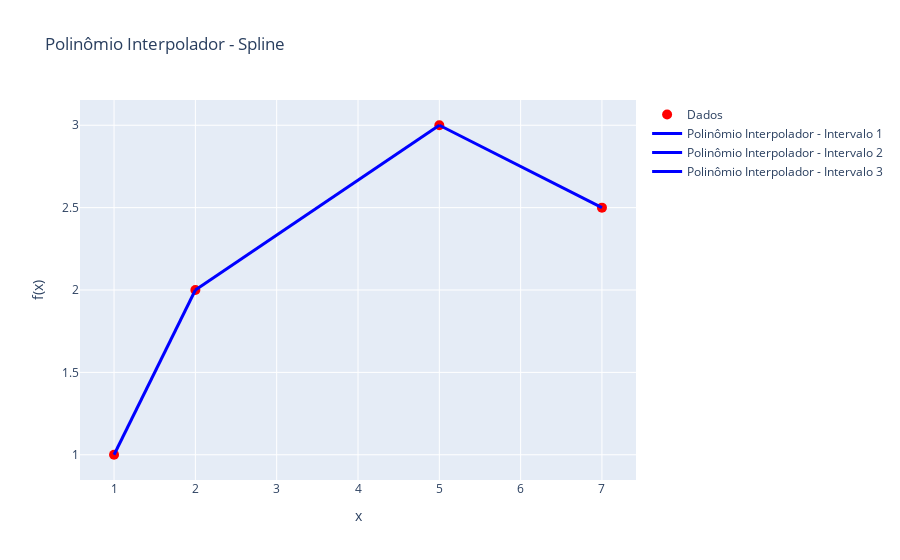

Notebook source saved alongside this figure:
### Markdown cell above
### 📊**Plot do Gráfico**

### Code cell
intervalo_1 = np.linspace(coordenadas_x[0], coordenadas_x[1])
intervalo_2 = np.linspace(coordenadas_x[1], coordenadas_x[2])
intervalo_3 = np.linspace(coordenadas_x[2], coordenadas_x[3])

y1 = intervalo_1
y2 = intervalo_2/3 + 4/3
y3 = 4.25 - 0.25* intervalo_3

trace1 = go.Scatter(x=intervalo_1, y=y1, mode='lines', name='Polinômio Interpolador - Intervalo 1', line=dict(color='blue', width=3))
trace2 = go.Scatter(x=intervalo_2, y=y2, mode='lines', name='Polinômio Interpolador - Intervalo 2', line=dict(color='blue', width=3))
trace3 = go.Scatter(x=intervalo_3, y=y3, mode='lines', name='Polinômio Interpolador - Intervalo 3', line=dict(color='blue', width=3))
markers = go.Scatter(x=coordenadas_x, y=coordenadas_y, mode='markers', name='Dados', marker=dict(color='red', size=10))

layout = go.Layout(title='Polinômio Interpolador - Spline', xaxis=dict(title='x'), yaxis=dict(title='f(x)'))

fig = go.Figure(data=[markers, trace1, trace2, trace3], layout=layout)

fig.show()

### Figure 1 — Plotly figure (JSON) as saved in the notebook; plotly's stock layout.template omitted (floating-point values rounded to 4 significant figures)
{"data": [{"marker": {"color": "red", "size": 10}, "mode": "markers", "name": "Dados", "type": "scatter", "x": [1, 2, 5, 7], "y": [1, 2, 3, 2.5]}, {"line": {"color": "blue", "width": 3}, "mode": "lines", "name": "Polinômio Interpolador - Intervalo 1", "type": "scatter", "x": [1, 1.02, 1.041, 1.061, 1.082, 1.102, 1.122, 1.143, 1.163, 1.184, 1.204, 1.224, 1.245, 1.265, 1.286, 1.306, 1.327, 1.347, 1.367, 1.388, 1.408, 1.429, 1.449, 1.469, 1.49, 1.51, 1.531, 1.551, 1.571, 1.592, 1.612, 1.633, 1.653, 1.673, 1.694, 1.714, 1.735, 1.755, 1.776, 1.796, 1.816, 1.837, 1.857, 1.878, 1.898, 1.918, 1.939, 1.959, 1.98, 2], "y": [1, 1.02, 1.041, 1.061, 1.082, 1.102, 1.122, 1.143, 1.163, 1.184, 1.204, 1.224, 1.245, 1.265, 1.286, 1.306, 1.327, 1.347, 1.367, 1.388, 1.408, 1.429, 1.449, 1.469, 1.49, 1.51, 1.531, 1.551, 1.571, 1.592, 1.612, 1.633, 1.653, 1.673, 1.694, 1.714, 1.735, 1.755, 1.776, 1.796, 1.816, 1.837, 1.857, 1.878, 1.898, 1.918, 1.939, 1.959, 1.98, 2]}, {"line": {"color": "blue", "width": 3}, "mode": "lines", "name": "Polinômio Interpolador - Intervalo 2", "type": "scatter", "x": [2, 2.061, 2.122, 2.184, 2.245, 2.306, 2.367, 2.429, 2.49, 2.551, 2.612, 2.673, 2.735, 2.796, 2.857, 2.918, 2.98, 3.041, 3.102, 3.163, 3.224, 3.286, 3.347, 3.408, 3.469, 3.531, 3.592, 3.653, 3.714, 3.776, 3.837, 3.898, 3.959, 4.02, 4.082, 4.143, 4.204, 4.265, 4.327, 4.388, 4.449, 4.51, 4.571, 4.633, 4.694, 4.755, 4.816, 4.878, 4.939, 5], "y": [2, 2.02, 2.041, 2.061, 2.082, 2.102, 2.122, 2.143, 2.163, 2.184, 2.204, 2.224, 2.245, 2.265, 2.286, 2.306, 2.327, 2.347, 2.367, 2.388, 2.408, 2.429, 2.449, 2.469, 2.49, 2.51, 2.531, 2.551, 2.571, 2.592, 2.612, 2.633, 2.653, 2.673, 2.694, 2.714, 2.735, 2.755, 2.776, 2.796, 2.816, 2.837, 2.857, 2.878, 2.898, 2.918, 2.939, 2.959, 2.98, 3]}, {"line": {"color": "blue", "width": 3}, "mode": "lines", "name": "Polinômio Interpolador - Intervalo 3", "type": "scatter", "x": [5, 5.041, 5.082, 5.122, 5.163, 5.204, 5.245, 5.286, 5.327, 5.367, 5.408, 5.449, 5.49, 5.531, 5.571, 5.612, 5.653, 5.694, 5.735, 5.776, 5.816, 5.857, 5.898, 5.939, 5.98, 6.02, 6.061, 6.102, 6.143, 6.184, 6.224, 6.265, 6.306, 6.347, 6.388, 6.429, 6.469, 6.51, 6.551, 6.592, 6.633, 6.673, 6.714, 6.755, 6.796, 6.837, 6.878, 6.918, 6.959, 7], "y": [3, 2.99, 2.98, 2.969, 2.959, 2.949, 2.939, 2.929, 2.918, 2.908, 2.898, 2.888, 2.878, 2.867, 2.857, 2.847, 2.837, 2.827, 2.816, 2.806, 2.796, 2.786, 2.776, 2.765, 2.755, 2.745, 2.735, 2.724, 2.714, 2.704, 2.694, 2.684, 2.673, 2.663, 2.653, 2.643, 2.633, 2.622, 2.612, 2.602, 2.592, 2.582, 2.571, 2.561, 2.551, 2.541, 2.531, 2.52, 2.51, 2.5]}], "layout": {"title": {"text": "Polinômio Interpolador - Spline"}, "xaxis": {"title": {"text": "x"}}, "yaxis": {"title": {"text": "f(x)"}}}}
